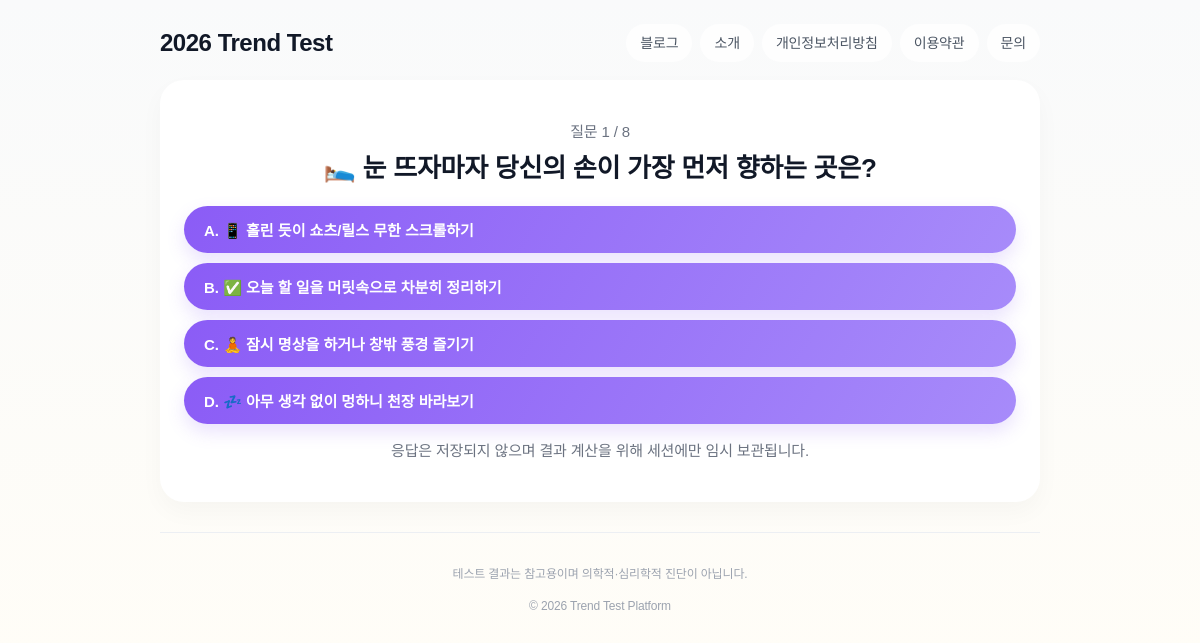
/t/dopamine-test/q/169/, run on the app's committed database.
### quiz/models.py (models this page shows, shortened)
class Question(models.Model):
    quiz = models.ForeignKey(Quiz, on_delete=models.CASCADE, related_name="questions", default=1)
    text = models.CharField(max_length=500)
    choice_a = models.CharField(max_length=200, default="")
    choice_b = models.CharField(max_length=200, default="")
    choice_c = models.CharField(max_length=200, default="")
    choice_d = models.CharField(max_length=200, default="")
    choice_type_a = models.CharField(max_length=2, default="A")
    choice_type_b = models.CharField(max_length=2, default="B")
    choice_type_c = models.CharField(max_length=2, default="C")
    choice_type_d = models.CharField(max_length=2, default="D")
    order = models.PositiveIntegerField(default=0)

### quiz/views.py (the view, shortened to what this page needs)
# urls.py: path("t/<slug:quiz_slug>/q/<int:question_id>/", views.quiz_question, name="quiz_question"),
def quiz_question(request, quiz_slug, question_id):
    quiz = get_object_or_404(Quiz, slug=quiz_slug, is_active=True)
    questions = quiz.questions.all().order_by("order", "id")
    question = get_object_or_404(Question, id=question_id, quiz=quiz)
    return render(
        request,
        "quiz/quiz_question.html",
        {"quiz": quiz, "question": question, "show_ads": False},
    )

### templates/quiz/quiz_question.html (shortened to what this page needs)
{% extends "base.html" %}
{% block content %}
<section class="section" style="text-align: center;">
    <p class="muted" style="margin-bottom: 6px;">질문 {{ question.order }} / 8</p>
    <h2 class="section-title" style="margin-bottom: 20px;">{{ question.text }}</h2>
    <form method="POST" style="display: grid; gap: 10px;">
        <button type="submit" name="choice_type" value="{{ question.choice_type_a|default:'A' }}" class="quiz-btn" style="justify-content: flex-start;">A. {{ question.choice_a }}</button>
        <button type="submit" name="choice_type" value="{{ question.choice_type_b|default:'B' }}" class="quiz-btn" style="justify-content: flex-start;">B. {{ question.choice_b }}</button>
        <button type="submit" name="choice_type" value="{{ question.choice_type_c|default:'C' }}" class="quiz-btn" style="justify-content: flex-start;">C. {{ question.choice_c }}</button>
        <button type="submit" name="choice_type" value="{{ question.choice_type_d|default:'D' }}" class="quiz-btn" style="justify-content: flex-start;">D. {{ question.choice_d }}</button>
    </form>
    <p class="muted" style="margin-top: 14px;">응답은 저장되지 않으며 결과 계산을 위해 세션에만 임시 보관됩니다.</p>
</section>
{% endblock %}

### templates/base.html (style rules this page uses)
:root { --bg-main: #f9fafb; --bg-soft: #fffdf7; --surface: #ffffff; --surface-subtle: #f3f4f6; --text-heading: #111827; --text-body: #4b5563; --text-muted: #6b7280; --border-soft: #eceff3; --primary: #8b5cf6; --secondary: #38bdf8; --accent: #f472b6; --shadow-soft: 0 10px 25px rgba(0, 0, 0, 0.03); --radius-lg: 24px; --radius-md: 20px; }
* { box-sizing: border-box; }
body { margin: 0; color: var(--text-body); font-family: "Pretendard", "Noto Sans KR", sans-serif; line-height: 1.6; letter-spacing: -0.01em; background: linear-gradient(180deg, var(--bg-main) 0%, var(--bg-soft) 100%); }
.section { background: var(--surface); border-radius: var(--radius-lg); padding: 24px; margin: 18px 0; box-shadow: var(--shadow-soft); }
.section-title { margin: 0 0 10px 0; color: var(--text-heading); font-size: clamp(20px, 2.4vw, 26px); line-height: 1.35; letter-spacing: -0.01em; }
.muted { color: var(--text-muted); font-size: 15px; line-height: 1.7; }
.quiz-btn, .btn-primary, .btn-secondary, .btn-ghost { display: inline-flex; align-items: center; justify-content: center; gap: 8px; border-radius: 9999px; padding: 13px 20px; font-size: 15px; font-weight: 600; border: none; cursor: pointer; transition: all 0.2s ease; text-decoration: none; }
.btn-primary, .quiz-btn { color: #ffffff; background: linear-gradient(120deg, #8b5cf6, #a78bfa); box-shadow: 0 8px 18px rgba(139, 92, 246, 0.18); }

### data on the page
Question: order "1", text "🛌 눈 뜨자마자 당신의 손이 가장 먼저 향하는 곳은?", choice_a "📱 홀린 듯이 쇼츠/릴스 무한 스크롤하기", choice_b "✅ 오늘 할 일을 머릿속으로 차분히 정리하기", choice_c "🧘 잠시 명상을 하거나 창밖 풍경 즐기기", choice_d "💤 아무 생각 없이 멍하니 천장 바라보기"
